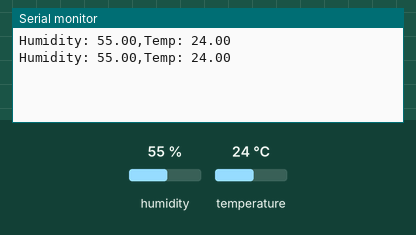
A sketch run on a simulated Arduino Uno, built with avr-gcc and run on an emulated ATmega328P. Parts: the last lines printed to the serial monitor. Inputs (shaded band) come from the test bench; at power-on: humidity 55 %, temperature 24 °C.

Above: at 4.8 s.
4.9 s: humidity set to 22 %
At 9.0 s:
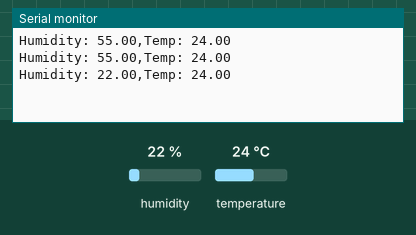
9.9 s: temperature set to 12 °C
At 12.9 s:
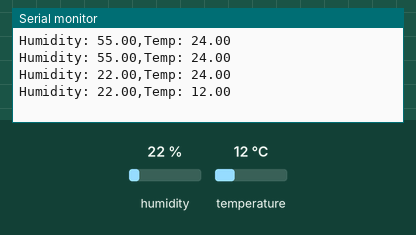
14.9 s: humidity set to 40 %
At 16.8 s:
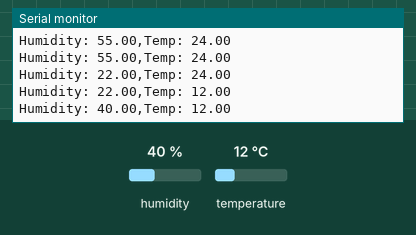
Timing chart, 0 to 18.3 s (numbered marks = the images above; inputs shaded):
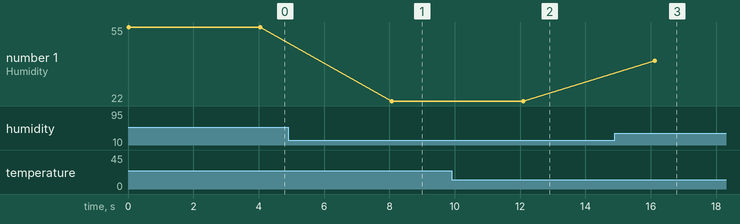

Measured:
- after the input at 4.9 s, the serial monitor: prints a new line after 3.2 s (image 1)
- after the input at 9.9 s, the serial monitor: prints a new line after 2.2 s (image 2)
- after the input at 14.9 s, the serial monitor: prints a new line after 1.2 s (image 3)
- plotted number 1: 55 → 22 after the input at 4.9 s, 22 → 40 after the input at 14.9 s

The sketch:

nit-trichy-warangal-session-dht-program.ino
```cpp
// 3- Pins, Vcc - 5V, GND - GND, Data - Pin 2

// Collect data from Sensor

#include "DHT.h"

DHT dht(2,DHT11);


void setup() {
  Serial.begin(115200);
  dht.begin();
}

void loop() {
  float h=dht.readHumidity();
  float t=dht.readTemperature();

  if (isnan(h) || isnan(t))
    return;

  Serial.print("Humidity: ");
  Serial.print(h);
  Serial.print(",Temp: ");
  Serial.println(t);
  delay(4000); // 4-seconds
}
```
